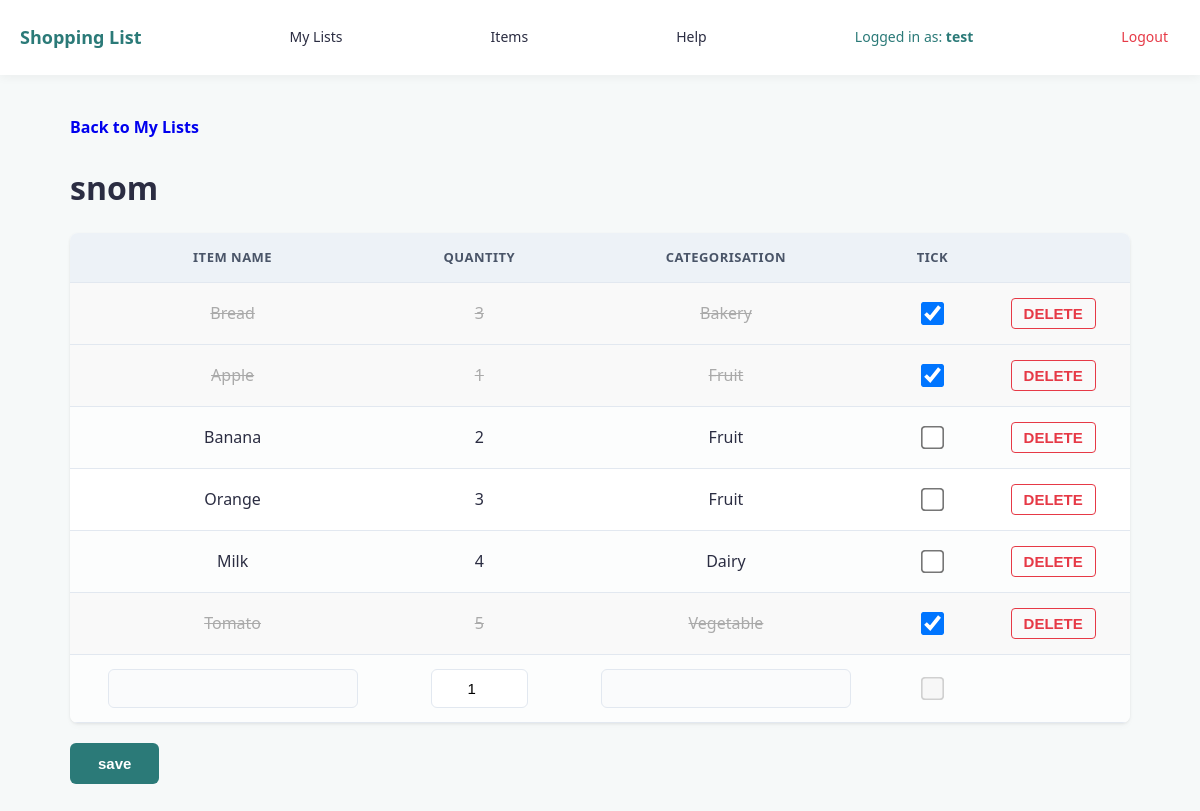
Screenshot of /list/2 (signed in) with the database file from the repository.
### tables this page shows
CREATE TABLE "lists" (list_id INTEGER NOT NULL PRIMARY KEY, list_name TEXT, user_id INTEGER REFERENCES user (user_id));

CREATE TABLE "list_contents" (`list_id` INTEGER REFERENCES `lists`(`list_id`), `item_id` INTEGER REFERENCES `item`(`item_id`), `quantity` INTEGER, "ticked" BOOLEAN);

CREATE TABLE "item" (item_id INTEGER NOT NULL PRIMARY KEY, item_name TEXT NOT NULL, "categorisation" TEXT, user_id INTEGER REFERENCES user (user_id));

### shopping_list.py (the view, shortened to what this page needs)
@app.route("/list/<int:list_id>", methods=["GET", "POST"])
def list_route(list_id=None):
    current_list = verify_list_ownership(list_id)
    if not current_list:
        return redirect(url_for("my_lists"))
    db = get_db()
    current_user_id = session["user_id"]
    if list_id:
        sql = """SELECT list_contents.item_id, item.item_name, list_contents.quantity, item.categorisation, list_contents.ticked
                FROM list_contents
                JOIN item ON item.item_id=list_contents.item_id
                WHERE list_contents.list_id = ?;"""
        results = query_db(sql, [list_id]) or []
    else:
        results = []
    return render_template("list.html", list=results, list_id=list_id, current_list=current_list)

### shopping_list.py (called while the page is built)
def get_db():
    db = getattr(g, '_database', None)
    if db is None:
        db = g._database = sqlite3.connect(DATABASE)
        db.row_factory = sqlite3.Row
    return db

@app.teardown_appcontext
def close_connection(exception):
    db = getattr(g, '_database', None)
    if db is not None:
        db.close()

def query_db(query, args=(), one=False):
    cur = get_db().execute(query, args)
    rv = cur.fetchall()
    cur.close()
    return (rv[0] if rv else None) if one else rv

def verify_list_ownership(list_id):
    if "user_id" not in session:
        return None
    sql = "SELECT * FROM lists where list_id = ? AND user_id = ?"
    return query_db(sql, [list_id, session["user_id"]], one=True)

### templates/list.html (shortened to what this page needs)
{% extends "index.html" %}
{% block body %}
<p><a href="{{ url_for('my_lists') }}" style="text-decoration: none; font-weight: bold;">Back to My Lists</a></p>
<h1>{{ current_list.list_name }}</h1>
<form action="{{ url_for('list_route', list_id=list_id) }}" method="post">
<table>
    <tr>
        <th>Item Name</th>
        <th>Quantity</th>
        <th>Categorisation</th>
        <th>tick</th>
        <th></th>
    </tr>
    {% for item in list %}
    <tr class="{% if item.ticked == 1 %}ticked-row{% endif %}">
        <td>{{ item.item_name }}</td>
        <td>{{ item.quantity }}</td>
        <td>{{ item.categorisation }}</td>
        <td>
            <input name="ticked_items" type="checkbox" value="{{ item.item_id }}" {% if item.ticked == 1 %}checked{% endif %}>
        </td>
        <td>
            <input type="submit" value="DELETE" form="delete-form-{{ item.item_id }}">
        </td>
    </tr>
    {% endfor %}
    <tr>
        <td>
            <input name="item_name" list="food">
        </td>
        <td><input type="number" name="quantity" min="1" max="999" value="1"></td>
        <td>
            <input list="food-type" name="categorisation">
        </td>
        <td><input type="checkbox" disabled></td>
        <td></td>
    </tr>
</table>
<input type="submit" value="save">
</form>
{% endblock  %}

### static/style.css (style rules this page uses)
:root { --primary-colour: #2b7a78; --primary-hover: #3a9694; --bg-colour: #f6f9f9; --card-bg: #ffffff; --text-colour: #2b2d42; --border-colour: #e2e8f0; --delete-colour: #e63946; }
body { font-family: system-ui, -apple-system, BlinkMacSystemFont, 'Segoe UI', Roboto, Oxygen, Ubuntu, Cantarell, 'Open Sans', 'Helvetica Neue', sans-serif; background-color: var(--bg-colour); color: var(--text-colour); margin: 0; padding: 0; line-height: 1.6; }
h1 { color: var(--text-colour); margin-bottom: 20px; }
table { width: 100%; border-collapse: collapse; background-color: var(--card-bg); border-radius: 8px; overflow: hidden; box-shadow: 0 4px 6px rgba(0, 0, 0, 0.02), 0 1px 3px rgba(0, 0, 0, 0.08); margin: 20px 0; }
table, th, td { border: none; }
th { background-color: #edf2f7; color: #4a5568; font-weight: 600; text-transform: uppercase; font-size: 13px; letter-spacing: 0.5px; border-bottom: 1px solid var(--border-colour); }
th, td { padding: 14px 20px; text-align: center; vertical-align: middle; border-bottom: 1px solid var(--border-colour); }
tr:nth-child(even) td { background-color: #fcfdfd; }
tr.ticked-row td, tr.ticked-row:hover td { text-decoration: line-through; color: #aaaaaa; background-color: #f9f9f9; }
form table input[type="checkbox"] { transform: scale(1.8); margin: 10px auto; display: block; cursor: pointer; }
input[type="text"], input[list] { width: 100%; max-width: 250px; padding: 10px 12px; font-size: 15px; border: 1px solid var(--border-colour); border-radius: 6px; box-sizing: border-box; background-color: #fafbfc; }
input[type="number"] { width: 75px; padding: 10px; font-size: 15px; text-align: center; border: 1px solid var(--border-colour); border-radius: 6px; }
input[type="submit"] { background-color: var(--primary-colour); color: #ffffff; padding: 12px 28px; font-size: 15px; font-weight: 600; border: none; border-radius: 6px; cursor: pointer; }
input[value="DELETE"] { background-color: transparent; color: var(--delete-colour); border: 1px solid var(--delete-colour); padding: 6px 12px; border-radius: 4px; font-weight: 600; cursor: pointer; }

### rows the page displays
lists: list_name "snom"
list_contents: item_name "Bread", quantity "3", categorisation "Bakery", ticked "☑"
list_contents: item_name "Apple", quantity "1", categorisation "Fruit", ticked "☑"
list_contents: item_name "Banana", quantity "2", categorisation "Fruit"
list_contents: item_name "Orange", quantity "3", categorisation "Fruit"
list_contents: item_name "Milk", quantity "4", categorisation "Dairy"
list_contents: item_name "Tomato", quantity "5", categorisation "Vegetable", ticked "☑"

### other values shown
{{ session.get('username') }} "test"
